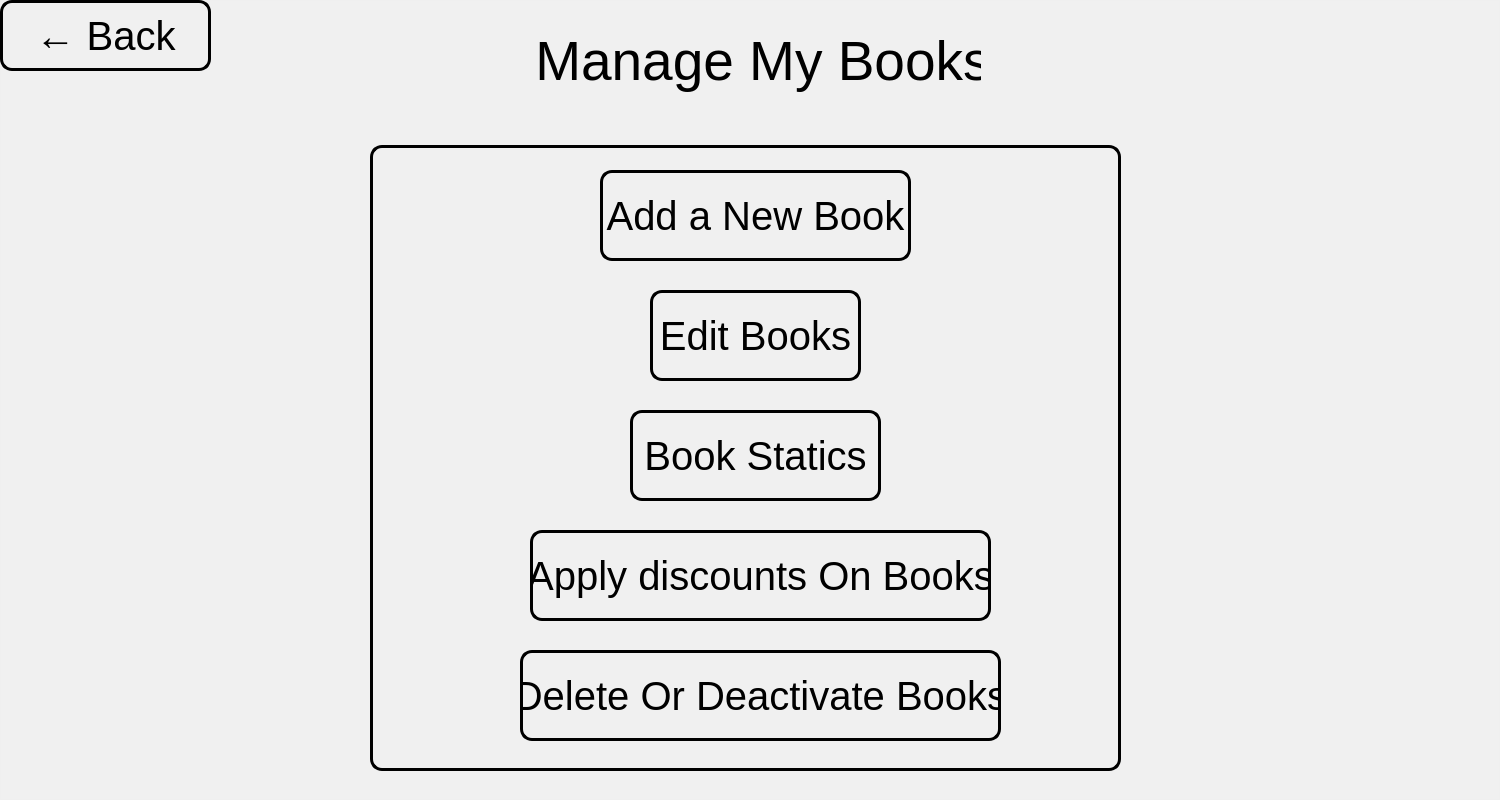
<?xml version="1.0" encoding="UTF-8"?>
<ui version="4.0">
 <class>MyBooks</class>
 <widget class="QWidget" name="MyBooks">
  <property name="geometry">
   <rect>
    <x>0</x>
    <y>0</y>
    <width>1500</width>
    <height>800</height>
   </rect>
  </property>
  <property name="windowTitle">
   <string>Book Club - My Books</string>
  </property>
  <property name="windowIcon">
   <iconset resource="../resources.qrc">
    <normaloff>:/resources/icon.jpg</normaloff>:/resources/icon.jpg</iconset>
  </property>
  <property name="styleSheet">
   <string notr="true">background-image: url(:/resources/white.png);</string>
  </property>
  <widget class="QFrame" name="frame">
   <property name="geometry">
    <rect>
     <x>0</x>
     <y>0</y>
     <width>1500</width>
     <height>800</height>
    </rect>
   </property>
   <property name="styleSheet">
    <string notr="true">QFrame {
	background-color: rgba(255,255,255,10);
}</string>
   </property>
   <property name="frameShape">
    <enum>QFrame::Shape::StyledPanel</enum>
   </property>
   <property name="frameShadow">
    <enum>QFrame::Shadow::Raised</enum>
   </property>
   <widget class="QLabel" name="manageBookLabel">
    <property name="geometry">
     <rect>
      <x>520</x>
      <y>10</y>
      <width>461</width>
      <height>101</height>
     </rect>
    </property>
    <property name="styleSheet">
     <string notr="true">QLabel {
	background: transparent;
	font: 700 9pt &quot;Script MT Bold&quot;;
	font-size: 55px;
	color: rgb(0, 0, 0);
}
</string>
    </property>
    <property name="text">
     <string> Manage My Books</string>
    </property>
   </widget>
   <widget class="QPushButton" name="backPushButton">
    <property name="geometry">
     <rect>
      <x>0</x>
      <y>0</y>
      <width>211</width>
      <height>71</height>
     </rect>
    </property>
    <property name="styleSheet">
     <string notr="true">QPushButton {
	font: 700 9pt &quot;Script MT Bold&quot;;
	font-size:40px;
	color: rgb(0, 0, 0);
	border: 3px solid black;
	border-radius: 12px;
}</string>
    </property>
    <property name="text">
     <string>← Back</string>
    </property>
   </widget>
   <widget class="QGroupBox" name="groupBox">
    <property name="geometry">
     <rect>
      <x>370</x>
      <y>130</y>
      <width>751</width>
      <height>641</height>
     </rect>
    </property>
    <property name="styleSheet">
     <string notr="true">QGroupBox {
    font: 700 12pt &quot;Script MT Bold&quot;;
    font-size: 25px;
    color: rgb(0, 0, 0);
    border: 3px solid black;
    border-radius: 12px;
    margin-top: 15px;
    padding-top: 10px;
}

QGroupBox::title {
    subcontrol-origin: margin;
    left: 20px;
    padding: 0 10px;
}</string>
    </property>
    <property name="title">
     <string/>
    </property>
    <widget class="QPushButton" name="addBookPushButton">
     <property name="geometry">
      <rect>
       <x>230</x>
       <y>40</y>
       <width>311</width>
       <height>91</height>
      </rect>
     </property>
     <property name="styleSheet">
      <string notr="true">QPushButton {
	font: 700 9pt &quot;Script MT Bold&quot;;
	font-size:40px;
	color: rgb(0, 0, 0);
	border: 3px solid black;
	border-radius: 12px;
}</string>
     </property>
     <property name="text">
      <string>Add a New Book</string>
     </property>
    </widget>
    <widget class="QPushButton" name="editBookPushButton">
     <property name="geometry">
      <rect>
       <x>280</x>
       <y>160</y>
       <width>211</width>
       <height>91</height>
      </rect>
     </property>
     <property name="styleSheet">
      <string notr="true">QPushButton {
	font: 700 9pt &quot;Script MT Bold&quot;;
	font-size:40px;
	color: rgb(0, 0, 0);
	border: 3px solid black;
	border-radius: 12px;
}</string>
     </property>
     <property name="text">
      <string>Edit Books</string>
     </property>
    </widget>
    <widget class="QPushButton" name="staticsPushButton">
     <property name="geometry">
      <rect>
       <x>260</x>
       <y>280</y>
       <width>251</width>
       <height>91</height>
      </rect>
     </property>
     <property name="styleSheet">
      <string notr="true">QPushButton {
	font: 700 9pt &quot;Script MT Bold&quot;;
	font-size:40px;
	color: rgb(0, 0, 0);
	border: 3px solid black;
	border-radius: 12px;
}</string>
     </property>
     <property name="text">
      <string>Book Statics</string>
     </property>
    </widget>
    <widget class="QPushButton" name="applyDiscountPushButton">
     <property name="geometry">
      <rect>
       <x>160</x>
       <y>400</y>
       <width>461</width>
       <height>91</height>
      </rect>
     </property>
     <property name="styleSheet">
      <string notr="true">QPushButton {
	font: 700 9pt &quot;Script MT Bold&quot;;
	font-size:40px;
	color: rgb(0, 0, 0);
	border: 3px solid black;
	border-radius: 12px;
}</string>
     </property>
     <property name="text">
      <string>Apply discounts On Books</string>
     </property>
    </widget>
    <widget class="QPushButton" name="deleteDeactivatePushButton">
     <property name="geometry">
      <rect>
       <x>150</x>
       <y>520</y>
       <width>481</width>
       <height>91</height>
      </rect>
     </property>
     <property name="styleSheet">
      <string notr="true">QPushButton {
	font: 700 9pt &quot;Script MT Bold&quot;;
	font-size:40px;
	color: rgb(0, 0, 0);
	border: 3px solid black;
	border-radius: 12px;
}</string>
     </property>
     <property name="text">
      <string>Delete Or Deactivate Books</string>
     </property>
    </widget>
   </widget>
  </widget>
 </widget>
 <resources>
  <include location="../resources.qrc"/>
 </resources>
 <connections/>
</ui>
